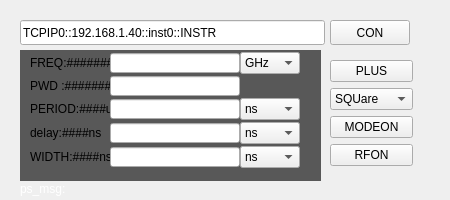
             <widget class="QWidget" name="widget_ps" native="true">
              <property name="minimumSize">
               <size>
                <width>450</width>
                <height>195</height>
               </size>
              </property>
              <property name="maximumSize">
               <size>
                <width>450</width>
                <height>200</height>
               </size>
              </property>
              <property name="styleSheet">
               <string notr="true"/>
              </property>
              <widget class="QPushButton" name="con2powersource">
               <property name="geometry">
                <rect>
                 <x>330</x>
                 <y>20</y>
                 <width>80</width>
                 <height>25</height>
                </rect>
               </property>
               <property name="minimumSize">
                <size>
                 <width>80</width>
                 <height>25</height>
                </size>
               </property>
               <property name="maximumSize">
                <size>
                 <width>80</width>
                 <height>25</height>
                </size>
               </property>
               <property name="text">
                <string>CON</string>
               </property>
              </widget>
              <widget class="QLineEdit" name="ps_edit_addr">
               <property name="geometry">
                <rect>
                 <x>20</x>
                 <y>20</y>
                 <width>305</width>
                 <height>25</height>
                </rect>
               </property>
               <property name="minimumSize">
                <size>
                 <width>305</width>
                 <height>25</height>
                </size>
               </property>
               <property name="maximumSize">
                <size>
                 <width>305</width>
                 <height>25</height>
                </size>
               </property>
               <property name="text">
                <string>TCPIP0::192.168.1.40::inst0::INSTR</string>
               </property>
              </widget>
              <widget class="QLabel" name="ps_msg">
               <property name="geometry">
                <rect>
                 <x>20</x>
                 <y>181</y>
                 <width>391</width>
                 <height>16</height>
                </rect>
               </property>
               <property name="styleSheet">
                <string notr="true">color: rgb(255, 255, 255);</string>
               </property>
               <property name="text">
                <string>ps_msg:</string>
               </property>
              </widget>
              <widget class="QLabel" name="ps_screen">
               <property name="geometry">
                <rect>
                 <x>20</x>
                 <y>50</y>
                 <width>301</width>
                 <height>131</height>
                </rect>
               </property>
               <property name="styleSheet">
                <string notr="true">background-color: rgb(88, 88, 88);</string>
               </property>
               <property name="text">
                <string/>
               </property>
              </widget>
              <widget class="QWidget" name="layoutWidget">
               <property name="geometry">
                <rect>
                 <x>30</x>
                 <y>50</y>
                 <width>270</width>
                 <height>121</height>
                </rect>
               </property>
               <layout class="QVBoxLayout" name="verticalLayout_5">
                <property name="spacing">
                 <number>0</number>
                </property>
                <item>
                 <layout class="QHBoxLayout" name="horizontalLayout_10">
                  <property name="spacing">
                   <number>0</number>
                  </property>
                  <item>
                   <widget class="QLabel" name="ps_freqvalue">
                    <property name="minimumSize">
                     <size>
                      <width>80</width>
                      <height>20</height>
                     </size>
                    </property>
                    <property name="maximumSize">
                     <size>
                      <width>80</width>
                      <height>20</height>
                     </size>
                    </property>
                    <property name="text">
                     <string>FREQ:########</string>
                    </property>
                   </widget>
                  </item>
                  <item>
                   <widget class="QLineEdit" name="ps_edit_freq">
                    <property name="minimumSize">
                     <size>
                      <width>130</width>
                      <height>20</height>
                     </size>
                    </property>
                    <property name="maximumSize">
                     <size>
                      <width>130</width>
                      <height>20</height>
                     </size>
                    </property>
                   </widget>
                  </item>
                  <item>
                   <widget class="QComboBox" name="ps_freq_unit">
                    <item>
                     <property name="text">
                      <string>GHz</string>
                     </property>
                    </item>
                    <item>
                     <property name="text">
                      <string>MHz</string>
                     </property>
                    </item>
                    <item>
                     <property name="text">
                      <string>KHz</string>
                     </property>
                    </item>
                   </widget>
                  </item>
                 </layout>
                </item>
                <item>
                 <layout class="QHBoxLayout" name="horizontalLayout_4">
                  <property name="spacing">
                   <number>0</number>
                  </property>
                  <item>
                   <widget class="QLabel" name="ps_pwdvalue">
                    <property name="minimumSize">
                     <size>
                      <width>80</width>
                      <height>20</height>
                     </size>
                    </property>
                    <property name="maximumSize">
                     <size>
                      <width>80</width>
                      <height>20</height>
                     </size>
                    </property>
                    <property name="text">
                     <string>PWD :########</string>
                    </property>
                   </widget>
                  </item>
                  <item>
                   <widget class="QLineEdit" name="ps_edit_pwd">
                    <property name="minimumSize">
                     <size>
                      <width>130</width>
                      <height>20</height>
                     </size>
                    </property>
                    <property name="maximumSize">
                     <size>
                      <width>130</width>
                      <height>20</height>
                     </size>
                    </property>
                   </widget>
                  </item>
                  <item>
                   <spacer name="horizontalSpacer">
                    <property name="orientation">
                     <enum>Qt::Horizontal</enum>
                    </property>
                    <property name="sizeHint" stdset="0">
                     <size>
                      <width>40</width>
                      <height>20</height>
                     </size>
                    </property>
                   </spacer>
                  </item>
                 </layout>
                </item>
                <item>
                 <layout class="QHBoxLayout" name="horizontalLayout">
                  <property name="spacing">
                   <number>0</number>
                  </property>
                  <item>
                   <widget class="QLabel" name="ps_periodvalue">
                    <property name="minimumSize">
                     <size>
                      <width>80</width>
                      <height>20</height>
                     </size>
                    </property>
                    <property name="maximumSize">
                     <size>
                      <width>80</width>
                      <height>20</height>
                     </size>
                    </property>
                    <property name="text">
                     <string>PERIOD:####us</string>
                    </property>
                   </widget>
                  </item>
                  <item>
                   <widget class="QLineEdit" name="ps_edit_period">
                    <property name="minimumSize">
                     <size>
                      <width>130</width>
                      <height>20</height>
                     </size>
                    </property>
                    <property name="maximumSize">
                     <size>
                      <width>130</width>
                      <height>20</height>
                     </size>
                    </property>
                   </widget>
                  </item>
                  <item>
                   <widget class="QComboBox" name="ps_unit_period">
                    <item>
                     <property name="text">
                      <string>ns</string>
                     </property>
                    </item>
                    <item>
                     <property name="text">
                      <string>us</string>
                     </property>
                    </item>
                    <item>
                     <property name="text">
                      <string>ms</string>
                     </property>
                    </item>
                    <item>
                     <property name="text">
                      <string>s</string>
                     </property>
                    </item>
                   </widget>
                  </item>
                 </layout>
                </item>
                <item>
                 <layout class="QHBoxLayout" name="horizontalLayout_11">
                  <property name="spacing">
                   <number>0</number>
                  </property>
                  <item>
                   <widget class="QLabel" name="ps_delayvalue">
                    <property name="minimumSize">
                     <size>
                      <width>80</width>
                      <height>20</height>
                     </size>
                    </property>
                    <property name="maximumSize">
                     <size>
                      <width>80</width>
                      <height>20</height>
                     </size>
                    </property>
                    <property name="text">
                     <string>delay:####ns</string>
                    </property>
                   </widget>
                  </item>
                  <item>
                   <widget class="QLineEdit" name="ps_edit_delay">
                    <property name="minimumSize">
                     <size>
                      <width>130</width>
                      <height>20</height>
                     </size>
                    </property>
                    <property name="maximumSize">
                     <size>
                      <width>130</width>
                      <height>20</height>
                     </size>
                    </property>
                   </widget>
                  </item>
                  <item>
                   <widget class="QComboBox" name="ps_unit_delay">
                    <item>
                     <property name="text">
                      <string>ns</string>
                     </property>
                    </item>
                    <item>
                     <property name="text">
                      <string>us</string>
                     </property>
                    </item>
                    <item>
                     <property name="text">
                      <string>ms</string>
                     </property>
                    </item>
                    <item>
                     <property name="text">
                      <string>s</string>
                     </property>
                    </item>
                   </widget>
                  </item>
                 </layout>
                </item>
                <item>
                 <layout class="QHBoxLayout" name="horizontalLayout_12">
                  <property name="spacing">
                   <number>0</number>
                  </property>
                  <item>
                   <widget class="QLabel" name="ps_widthvalue">
                    <property name="minimumSize">
                     <size>
                      <width>80</width>
                      <height>20</height>
                     </size>
                    </property>
                    <property name="maximumSize">
                     <size>
                      <width>80</width>
                      <height>20</height>
                     </size>
                    </property>
                    <property name="text">
                     <string>WIDTH:####ns</string>
                    </property>
                   </widget>
                  </item>
                  <item>
                   <widget class="QLineEdit" name="ps_edit_width">
                    <property name="minimumSize">
                     <size>
                      <width>130</width>
                      <height>20</height>
                     </size>
                    </property>
                    <property name="maximumSize">
                     <size>
                      <width>130</width>
                      <height>20</height>
                     </size>
                    </property>
                   </widget>
                  </item>
                  <item>
                   <widget class="QComboBox" name="ps_unit_width">
                    <item>
                     <property name="text">
                      <string>ns</string>
                     </property>
                    </item>
                    <item>
                     <property name="text">
                      <string>us</string>
                     </property>
                    </item>
                    <item>
                     <property name="text">
                      <string>ms</string>
                     </property>
                    </item>
                    <item>
                     <property name="text">
                      <string>s</string>
                     </property>
                    </item>
                   </widget>
                  </item>
                 </layout>
                </item>
               </layout>
              </widget>
              <widget class="QWidget" name="layoutWidget">
               <property name="geometry">
                <rect>
                 <x>330</x>
                 <y>60</y>
                 <width>83</width>
                 <height>109</height>
                </rect>
               </property>
               <layout class="QVBoxLayout" name="verticalLayout_10">
                <item>
                 <widget class="QPushButton" name="ps_plussw">
                  <property name="text">
                   <string>PLUS</string>
                  </property>
                 </widget>
                </item>
                <item>
                 <widget class="QComboBox" name="ps_modech">
                  <item>
                   <property name="text">
                    <string>SQUare </string>
                   </property>
                  </item>
                  <item>
                   <property name="text">
                    <string>FRUN</string>
                   </property>
                  </item>
                  <item>
                   <property name="text">
                    <string>TRIGgered</string>
                   </property>
                  </item>
                  <item>
                   <property name="text">
                    <string>ADOublet</string>
                   </property>
                  </item>
                  <item>
                   <property name="text">
                    <string>DOUBlet</string>
                   </property>
                  </item>
                  <item>
                   <property name="text">
                    <string>GATed</string>
                   </property>
                  </item>
                  <item>
                   <property name="text">
                    <string>PTRain</string>
                   </property>
                  </item>
                 </widget>
                </item>
                <item>
                 <widget class="QPushButton" name="ps_modesw">
                  <property name="text">
                   <string>MODEON</string>
                  </property>
                 </widget>
                </item>
                <item>
                 <widget class="QPushButton" name="ps_rfsw">
                  <property name="text">
                   <string>RFON</string>
                  </property>
                 </widget>
                </item>
               </layout>
              </widget>
             </widget>
